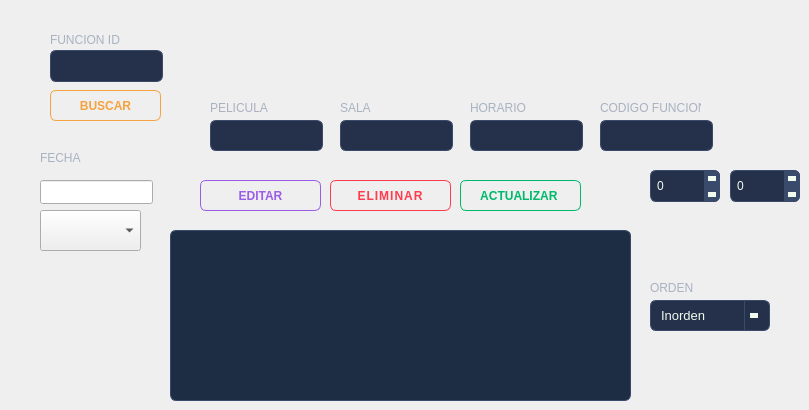
      <widget class="QWidget" name="tab_11">
       <attribute name="title">
        <string>GESTION FUNCIONES</string>
       </attribute>
       <widget class="QLineEdit" name="txtBuscarFuncionID">
        <property name="geometry">
         <rect>
          <x>50</x>
          <y>50</y>
          <width>113</width>
          <height>32</height>
         </rect>
        </property>
        <property name="styleSheet">
         <string notr="true">QLineEdit {
    background-color: #25314A;
    border: 1px solid #3A4A6B;
    border-radius: 6px;
    padding: 6px 10px;
    color: #F1FAEE;
    font-family: &quot;Montserrat&quot;;
    font-size: 13px;
}
QLineEdit:focus {
    border: 1px solid #4A6FA5;
}</string>
        </property>
       </widget>
       <widget class="QLineEdit" name="txtEditSala">
        <property name="geometry">
         <rect>
          <x>340</x>
          <y>120</y>
          <width>113</width>
          <height>31</height>
         </rect>
        </property>
        <property name="styleSheet">
         <string notr="true">QLineEdit {
    background-color: #25314A;
    border: 1px solid #3A4A6B;
    border-radius: 6px;
    padding: 6px 10px;
    color: #F1FAEE;
    font-family: &quot;Montserrat&quot;;
    font-size: 13px;
}
QLineEdit:focus {
    border: 1px solid #4A6FA5;
}</string>
        </property>
       </widget>
       <widget class="QLineEdit" name="txtEditPelicula">
        <property name="geometry">
         <rect>
          <x>210</x>
          <y>120</y>
          <width>113</width>
          <height>31</height>
         </rect>
        </property>
        <property name="styleSheet">
         <string notr="true">QLineEdit {
    background-color: #25314A;
    border: 1px solid #3A4A6B;
    border-radius: 6px;
    padding: 6px 10px;
    color: #F1FAEE;
    font-family: &quot;Montserrat&quot;;
    font-size: 13px;
}
QLineEdit:focus {
    border: 1px solid #4A6FA5;
}</string>
        </property>
       </widget>
       <widget class="QLineEdit" name="txtEditHorario">
        <property name="geometry">
         <rect>
          <x>470</x>
          <y>120</y>
          <width>113</width>
          <height>31</height>
         </rect>
        </property>
        <property name="styleSheet">
         <string notr="true">QLineEdit {
    background-color: #25314A;
    border: 1px solid #3A4A6B;
    border-radius: 6px;
    padding: 6px 10px;
    color: #F1FAEE;
    font-family: &quot;Montserrat&quot;;
    font-size: 13px;
}
QLineEdit:focus {
    border: 1px solid #4A6FA5;
}</string>
        </property>
       </widget>
       <widget class="QSpinBox" name="spinEditCol">
        <property name="geometry">
         <rect>
          <x>650</x>
          <y>170</y>
          <width>70</width>
          <height>32</height>
         </rect>
        </property>
        <property name="styleSheet">
         <string notr="true">QSpinBox {
    background-color: #25314A;
    border: 1px solid #3A4A6B;
    border-radius: 6px;
    padding: 4px;
    color: #F1FAEE;
}

QSpinBox:hover {
    border: 1px solid #4A6FA5;
}

QSpinBox:focus {
    border: 1px solid #4A6FA5;
}

QSpinBox::up-button {
    subcontrol-origin: border;
    subcontrol-position: top right;
    width: 16px;
    background-color: #3A4A6B;
    border-top-right-radius: 6px;
    border: none;
}

QSpinBox::down-button {
    subcontrol-origin: border;
    subcontrol-position: bottom right;
    width: 16px;
    background-color: #3A4A6B;
    border-bottom-right-radius: 6px;
    border: none;
}

QSpinBox::up-button:hover {
    background-color: #2A9D6F;
}

QSpinBox::down-button:hover {
    background-color: #E63946;
}

QSpinBox::up-arrow {
    width: 0px;
    height: 0px;
    border-left: 4px solid transparent;
    border-right: 4px solid transparent;
    border-bottom: 5px solid #F1FAEE;
}

QSpinBox::down-arrow {
    width: 0px;
    height: 0px;
    border-left: 4px solid transparent;
    border-right: 4px solid transparent;
    border-top: 5px solid #F1FAEE;
}</string>
        </property>
       </widget>
       <widget class="QSpinBox" name="spinEditFila">
        <property name="geometry">
         <rect>
          <x>730</x>
          <y>170</y>
          <width>70</width>
          <height>32</height>
         </rect>
        </property>
        <property name="styleSheet">
         <string notr="true">QSpinBox {
    background-color: #25314A;
    border: 1px solid #3A4A6B;
    border-radius: 6px;
    padding: 4px;
    color: #F1FAEE;
}

QSpinBox:hover {
    border: 1px solid #4A6FA5;
}

QSpinBox:focus {
    border: 1px solid #4A6FA5;
}

QSpinBox::up-button {
    subcontrol-origin: border;
    subcontrol-position: top right;
    width: 16px;
    background-color: #3A4A6B;
    border-top-right-radius: 6px;
    border: none;
}

QSpinBox::down-button {
    subcontrol-origin: border;
    subcontrol-position: bottom right;
    width: 16px;
    background-color: #3A4A6B;
    border-bottom-right-radius: 6px;
    border: none;
}

QSpinBox::up-button:hover {
    background-color: #2A9D6F;
}

QSpinBox::down-button:hover {
    background-color: #E63946;
}

QSpinBox::up-arrow {
    width: 0px;
    height: 0px;
    border-left: 4px solid transparent;
    border-right: 4px solid transparent;
    border-bottom: 5px solid #F1FAEE;
}

QSpinBox::down-arrow {
    width: 0px;
    height: 0px;
    border-left: 4px solid transparent;
    border-right: 4px solid transparent;
    border-top: 5px solid #F1FAEE;
}</string>
        </property>
       </widget>
       <widget class="QTableWidget" name="tblFuncionesRegistradas">
        <property name="geometry">
         <rect>
          <x>170</x>
          <y>230</y>
          <width>461</width>
          <height>171</height>
         </rect>
        </property>
        <property name="styleSheet">
         <string notr="true">QTableWidget {
    background-color: #1D2D44;
    alternate-background-color: #25314A;
    color: #F1FAEE;
    gridline-color: #3A4A6B;
    border-radius: 6px;
    border: 1px solid #3A4A6B;
}
QHeaderView::section {
    background-color: #0D1321;
    color: #F1FAEE;
    padding: 6px;
    border: none;
    font-weight: bold;
}</string>
        </property>
       </widget>
       <widget class="QLabel" name="label_46">
        <property name="geometry">
         <rect>
          <x>50</x>
          <y>30</y>
          <width>71</width>
          <height>20</height>
         </rect>
        </property>
        <property name="styleSheet">
         <string notr="true">font-family: &quot;Montserrat &quot;;
font-size: 12px;
color: #A8B2C1;
background: transparent;</string>
        </property>
        <property name="text">
         <string>FUNCION ID</string>
        </property>
       </widget>
       <widget class="QLabel" name="label_47">
        <property name="geometry">
         <rect>
          <x>210</x>
          <y>100</y>
          <width>61</width>
          <height>16</height>
         </rect>
        </property>
        <property name="styleSheet">
         <string notr="true">font-family: &quot;Montserrat &quot;;
font-size: 12px;
color: #A8B2C1;
background: transparent;</string>
        </property>
        <property name="text">
         <string>PELICULA</string>
        </property>
       </widget>
       <widget class="QLabel" name="label_48">
        <property name="geometry">
         <rect>
          <x>340</x>
          <y>100</y>
          <width>51</width>
          <height>16</height>
         </rect>
        </property>
        <property name="styleSheet">
         <string notr="true">font-family: &quot;Montserrat &quot;;
font-size: 12px;
color: #A8B2C1;
background: transparent;</string>
        </property>
        <property name="text">
         <string>SALA</string>
        </property>
       </widget>
       <widget class="QLabel" name="label_49">
        <property name="geometry">
         <rect>
          <x>470</x>
          <y>100</y>
          <width>61</width>
          <height>16</height>
         </rect>
        </property>
        <property name="styleSheet">
         <string notr="true">font-family: &quot;Montserrat &quot;;
font-size: 12px;
color: #A8B2C1;
background: transparent;</string>
        </property>
        <property name="text">
         <string>HORARIO</string>
        </property>
       </widget>
       <widget class="QPushButton" name="btnEditFuncion">
        <property name="geometry">
         <rect>
          <x>200</x>
          <y>180</y>
          <width>121</width>
          <height>31</height>
         </rect>
        </property>
        <property name="styleSheet">
         <string notr="true">/* AÑADIR BENEFICIO */
QPushButton {
    background-color: transparent;
    color: #9B5DE5;
    border: 1px solid #9B5DE5;
    border-radius: 6px;
    padding: 8px 16px;
    font-family: &quot;Montserrat SemiBold&quot;;
    font-weight: 600;
}
QPushButton:hover {
    background-color: #9B5DE5;
    color: #F1FAEE;
}
QPushButton:pressed {
    background-color: #7E3FCC;
    border: 1px solid #7E3FCC;
    color: #F1FAEE;
}</string>
        </property>
        <property name="text">
         <string>EDITAR</string>
        </property>
       </widget>
       <widget class="QPushButton" name="btnEliminarFun">
        <property name="geometry">
         <rect>
          <x>330</x>
          <y>180</y>
          <width>121</width>
          <height>31</height>
         </rect>
        </property>
        <property name="styleSheet">
         <string notr="true">/* RECHAZAR */
QPushButton {
    background-color: transparent;
    color: #FF3B4E;
    border: 1px solid #FF3B4E;
    border-radius: 6px;
    padding: 8px 16px;
    font-family: &quot;Montserrat SemiBold&quot;;
    font-weight: 600;
    letter-spacing: 1px;
}
QPushButton:hover {
    background-color: #FF3B4E;
    color: #F1FAEE;
}
QPushButton:pressed {
    background-color: #D62638;
    border: 1px solid #D62638;
    color: #F1FAEE;
}</string>
        </property>
        <property name="text">
         <string>ELIMINAR</string>
        </property>
       </widget>
       <widget class="QPushButton" name="btnActualizarTablaFuncion">
        <property name="geometry">
         <rect>
          <x>460</x>
          <y>180</y>
          <width>121</width>
          <height>31</height>
         </rect>
        </property>
        <property name="styleSheet">
         <string notr="true">/* APROBAR */
QPushButton {
    background-color: transparent;
    color: #00B86B;
    border: 1px solid #00B86B;
    border-radius: 6px;
    padding: 8px 16px;
    font-family: &quot;Montserrat SemiBold&quot;;
    font-weight: 600;
}
QPushButton:hover {
    background-color: #00B86B;
    color: #F1FAEE;
}
QPushButton:pressed {
    background-color: #009957;
    border: 1px solid #009957;
    color: #F1FAEE;
}</string>
        </property>
        <property name="text">
         <string>ACTUALIZAR </string>
        </property>
       </widget>
       <widget class="QPushButton" name="btnBuscarFuncion">
        <property name="geometry">
         <rect>
          <x>50</x>
          <y>90</y>
          <width>111</width>
          <height>31</height>
         </rect>
        </property>
        <property name="styleSheet">
         <string notr="true">QPushButton {
    background-color: transparent;
    color: #F4A340;
    border: 1px solid #F4A340;
    border-radius: 6px;
    padding: 6px 14px;
    font-family: &quot;Montserrat&quot;;
    font-weight: 600;
}
QPushButton:hover {
    background-color: #F4A340;
    color: #0D1321;
}
QPushButton:pressed {
    background-color: #D4872A;
    border: 1px solid #D4872A;
    color: #0D1321;
}</string>
        </property>
        <property name="text">
         <string>BUSCAR</string>
        </property>
       </widget>
       <widget class="QLineEdit" name="txtEditCodigoFuncion">
        <property name="enabled">
         <bool>true</bool>
        </property>
        <property name="geometry">
         <rect>
          <x>600</x>
          <y>120</y>
          <width>113</width>
          <height>31</height>
         </rect>
        </property>
        <property name="cursor">
         <cursorShape>SizeAllCursor</cursorShape>
        </property>
        <property name="styleSheet">
         <string notr="true">QLineEdit {
    background-color: #25314A;
    border: 1px solid #3A4A6B;
    border-radius: 6px;
    padding: 6px 10px;
    color: #F1FAEE;
    font-family: &quot;Montserrat&quot;;
    font-size: 13px;
}
QLineEdit:focus {
    border: 1px solid #4A6FA5;
}</string>
        </property>
        <property name="readOnly">
         <bool>true</bool>
        </property>
       </widget>
       <widget class="QLabel" name="label_56">
        <property name="geometry">
         <rect>
          <x>600</x>
          <y>100</y>
          <width>101</width>
          <height>16</height>
         </rect>
        </property>
        <property name="styleSheet">
         <string notr="true">font-family: &quot;Montserrat &quot;;
font-size: 12px;
color: #A8B2C1;
background: transparent;</string>
        </property>
        <property name="text">
         <string>CODIGO FUNCION</string>
        </property>
       </widget>
       <widget class="QLabel" name="label_17">
        <property name="geometry">
         <rect>
          <x>650</x>
          <y>280</y>
          <width>49</width>
          <height>16</height>
         </rect>
        </property>
        <property name="styleSheet">
         <string notr="true">font-family: &quot;Montserrat &quot;;
font-size: 12px;
color: #A8B2C1;
background: transparent;</string>
        </property>
        <property name="text">
         <string>ORDEN </string>
        </property>
       </widget>
       <widget class="QComboBox" name="cmbGestionFuncion">
        <property name="geometry">
         <rect>
          <x>650</x>
          <y>300</y>
          <width>120</width>
          <height>31</height>
         </rect>
        </property>
        <property name="styleSheet">
         <string notr="true">QComboBox {
    background-color: #25314A;
    border: 1px solid #3A4A6B;
    border-radius: 6px;
    padding: 6px 10px;
    color: #F1FAEE;
    font-family: &quot;Montserrat&quot;;
    font-size: 13px;
}
QComboBox:hover {
    border: 1px solid #E63946;
}
QComboBox::drop-down {
    subcontrol-origin: padding;
    subcontrol-position: top right;
    width: 24px;
    border-left: 1px solid #3A4A6B;
}
QComboBox::down-arrow {
    width: 0px;
    height: 0px;
    border-left: 4px solid transparent;
    border-right: 4px solid transparent;
    border-top: 5px solid #F1FAEE;
    margin-right: 6px;
}
QComboBox QAbstractItemView {
    background-color: #1D2D44;
    border: 1px solid #3A4A6B;
    color: #F1FAEE;
    selection-background-color: #E63946;
    selection-color: #F1FAEE;
    outline: none;
}</string>
        </property>
        <item>
         <property name="text">
          <string>Inorden</string>
         </property>
        </item>
        <item>
         <property name="text">
          <string>Preorden</string>
         </property>
        </item>
        <item>
         <property name="text">
          <string>Postorden</string>
         </property>
        </item>
       </widget>
       <widget class="QComboBox" name="cmbEditSede">
        <property name="geometry">
         <rect>
          <x>40</x>
          <y>210</y>
          <width>101</width>
          <height>41</height>
         </rect>
        </property>
       </widget>
       <widget class="QLineEdit" name="txtEditFecha">
        <property name="geometry">
         <rect>
          <x>40</x>
          <y>180</y>
          <width>113</width>
          <height>24</height>
         </rect>
        </property>
       </widget>
       <widget class="QLabel" name="label_62">
        <property name="geometry">
         <rect>
          <x>40</x>
          <y>150</y>
          <width>111</width>
          <height>16</height>
         </rect>
        </property>
        <property name="styleSheet">
         <string notr="true">font-family: &quot;Montserrat &quot;;
font-size: 12px;
color: #A8B2C1;
background: transparent;</string>
        </property>
        <property name="text">
         <string>FECHA</string>
        </property>
       </widget>
      </widget>
